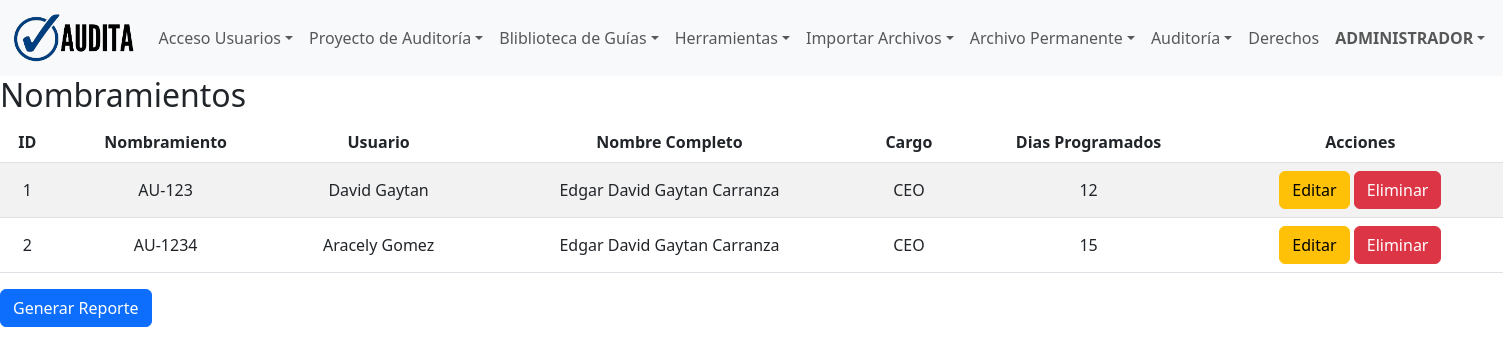
The app's page /herramientas/listar_nombramientos/ (signed in) with its own data.
### users/models.py (models this page shows)
class CustomUser(AbstractUser):
    is_activated = models.BooleanField(default=False)
    AUDITOR = 'auditor'
    SUPERVISOR = 'supervisor'
    JEFE_AUDITORIA = 'jefe_auditoria'
    ROLE_CHOICES = [
        (AUDITOR, 'Auditor'),
        (SUPERVISOR, 'Supervisor'),
        (JEFE_AUDITORIA, 'Jefe de Auditoria'),
    ]
    role = models.CharField(max_length=20, choices=ROLE_CHOICES, default=AUDITOR)
    groups = models.ManyToManyField(
        'auth.Group',
        verbose_name='groups',
        blank=True,
        help_text='The groups this user belongs to. A user will get all permissions granted to each of their groups.',
        related_query_name='user',
        related_name='customuser_set',  # Add this line
    )
    user_permissions = models.ManyToManyField(
        'auth.Permission',
        verbose_name='user permissions',
        blank=True,
        help_text='Specific permissions for this user.',
        related_query_name='user',
        related_name='customuser_set',  # Add this line
    )
    def __str__(self):
        return f"{self.first_name} {self.last_name}"

### herramientas/models.py (models this page shows, shortened)
class Nombramiento(models.Model):
    user = models.ForeignKey(settings.AUTH_USER_MODEL, null=True,blank=True, on_delete=models.CASCADE, verbose_name='Usuario')
    nombramiento =      models.CharField(max_length=10, null=False, blank=False, unique=True, verbose_name='Nombramiento')
    nombre_completo =   models.CharField(max_length=100, null=False,blank=False, verbose_name='Nombre Completo')
    cargo =             models.CharField(max_length=30, null=False, blank=False, verbose_name='Cargo')
    dias_programados =  models.IntegerField(default=0, verbose_name='Días Programados')
    class Meta:
        db_table = 'nombramiento'
        verbose_name = 'Nombramiento'
        verbose_name_plural = 'Nombramientos'
        ordering = ['id']

### herramientas/views.py (the view)
# urls.py: path('listar_nombramientos/', views.listar_nombramientos,name='listar_nombramientos'),
@login_required
@entidad_requerida
def listar_nombramientos(request):
    nombramientos = Nombramiento.objects.all()
    context = {'nombramientos': nombramientos}
    return render(request, 'herramientas/listar_nombramientos.html', context)

### templates/herramientas/listar_nombramientos.html (shortened to what this page needs)
{% extends 'layout/base.html' %}
{% load crispy_forms_tags %}
{% load static %}
{% block 'content' %}
<h2>Nombramientos</h2>
<table class="table table-striped">
  <thead>
    <tr>
      <th>ID</th>
      <th>Nombramiento</th>
      <th>Usuario</th>
      <th>Nombre Completo</th>
      <th>Cargo</th>
      <th>Dias Programados</th>
      <th>Acciones</th>
    </tr>
  </thead>
  <tbody>
    {% for nombramiento in nombramientos %}
      <tr>
        <td>{{ nombramiento.id }}</td>
        <td>{{ nombramiento.nombramiento}}</td>
        <td>{{ nombramiento.user }}</td>
        <td>{{ nombramiento.nombre_completo }}</td>
        <td>{{ nombramiento.cargo }}</td>
        <td>{{ nombramiento.dias_programados}}</td>
        <td>
          <a href="{% url 'editar_nombramiento' nombramiento.id %}" class="btn btn-warning">Editar</a>
          <a href="{% url 'eliminar_nombramiento' nombramiento.id %}" class="btn btn-danger">Eliminar</a>
        </td>
      </tr>
    {% endfor %}
  </tbody>
</table>
<form id="formulario-nombramiento" method="POST" action="{% url 'imprimir_nombramiento' %}">
  <button type="submit" class="btn btn-primary">Generar Reporte</button>
</form>
{% endblock 'content' %}

### templates/layout/partials/menu.html (shortened to what this page needs)
{% load static %}
<header>
    <nav class="navbar navbar-expand-lg navbar-light bg-light">
        <div class="container-fluid">
            <a class="navbar-brand" href="{% url 'index' %}"><img
                    src="{% static 'img/logo-horizontal-menu.png' %}" height="50" loading="lazy"
                    alt=""></a>
            <div class="collapse navbar-collapse" id="navbarNav">
                <ul class="navbar-nav">
                    <li class="nav-item dropdown">
                        <a class="nav-link dropdown-toggle" href="#"
                            role="button" data-bs-toggle="dropdown"
                            aria-expanded="false">Acceso Usuarios</a>
                    </li>
                    <li class="nav-item dropdown">
                        <a class="nav-link dropdown-toggle" href="#"
                            role="button" data-bs-toggle="dropdown"
                            aria-expanded="false">Proyecto de Auditoría</a>
                    </li>
                    <li class="nav-item dropdown">
                        <a class="nav-link dropdown-toggle" href="#"
                            role="button" data-bs-toggle="dropdown"
                            aria-expanded="false">Bliblioteca de Guías</a>
                    </li>
                    <li class="nav-item dropdown">
                        <a class="nav-link dropdown-toggle" href="#"
                            role="button" data-bs-toggle="dropdown"
                            aria-expanded="false">Herramientas</a>
                    </li>
                    <li class="nav-item dropdown">
                        <a class="nav-link dropdown-toggle" href="#"
                            role="button" data-bs-toggle="dropdown"
                            aria-expanded="false">Importar Archivos</a>
                    </li>
                    <li class="nav-item dropdown">
                        <a class="nav-link dropdown-toggle" href="{% url 'archivo' %}"
                            aria-expanded="false">Archivo Permanente</a>
                    </li>
                    <li class="nav-item dropdown">
                        <a class="nav-link dropdown-toggle" href="#"
                            role="button" data-bs-toggle="dropdown"
                            aria-expanded="false">Auditoría</a>
                    </li>
                    <li class="nav-item">
                        <a class="nav-link" href="{% url 'derechos' %}">Derechos</a>
                    </li>
                    <li class ="nav-item dropdown">
                        <a class ="nav-link dropdown-toggle" href="#"
                            role="button" data-bs-toggle="dropdown"
                            aria-expanded="false"><b>{{user.username|upper}}</b></a>
                    </li>
                </ul>
            </div>
        </div>
    </nav>
</header>

### static/css/styles.css (style rules this page uses)
td { text-decoration: none; }
th, td { text-align: center; vertical-align: middle; }

### records on screen
CustomUser: username "ADMINISTRADOR"
Nombramiento: id "1", nombramiento "AU-123", user "David Gaytan", nombre_completo "Edgar David Gaytan Carranza", cargo "CEO", dias_programados "12"
Nombramiento: id "2", nombramiento "AU-1234", user "Aracely Gomez", nombre_completo "Edgar David Gaytan Carranza", cargo "CEO", dias_programados "15"
